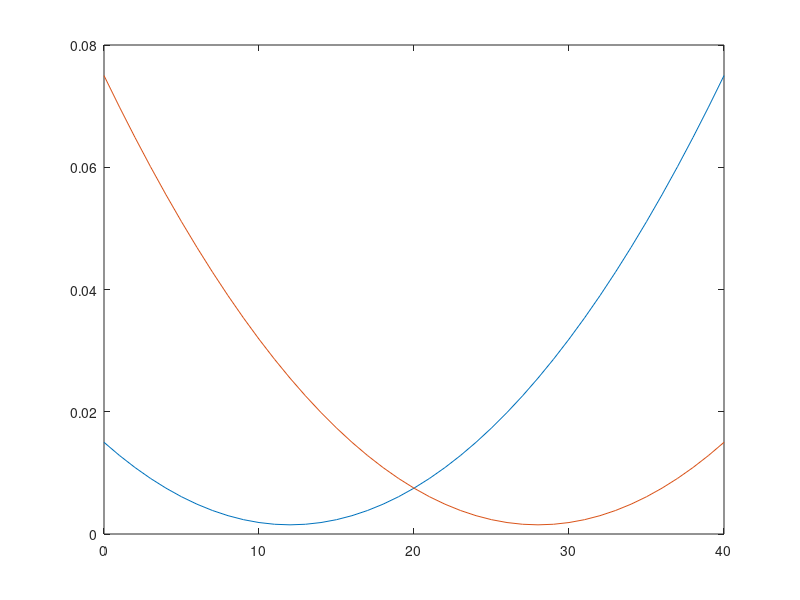
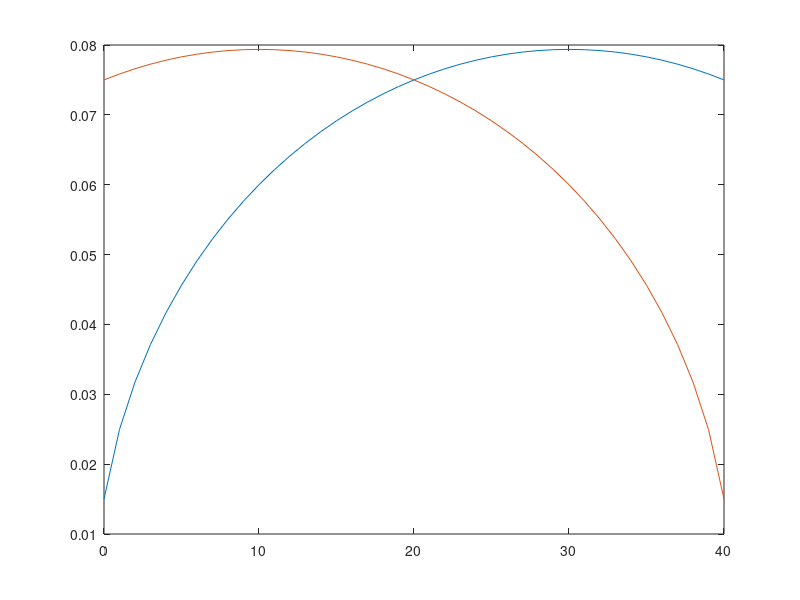

Reproduce these figures in MATLAB, in order.
clear all;
path = '/Users/peterkonik/JOB/git_repos/LIRA_transformer'



%fixed parameters
w1=0.015;
w2=0.075;
h1=w2;
h2=w1;
L=40;
lin = 0.1;
l = 25;

%parameters to scan
x0=30;
l0=12;

%scan step l

a_sqr = (w2^2*x0^2 - (L-x0)^2*w1^2)/(w2^2-w1^2);
b_sqr = w1^2*a_sqr/(a_sqr - x0^2);
a_sqr_h = (h2^2*(L-x0)^2 - x0^2*h1^2)/(h2^2-h1^2);
b_sqr_h = h1^2*a_sqr_h/(a_sqr_h - (L-x0)^2);

omega = (w2-w1)/(L^2-2*l0*L)*l^2 + 2*(w1-w2)/(L^2-2*l0*L)*l0*l + w1;
eta = (h2-h1)/(L^2-2*(L-l0)*L)*l^2 + 2*(h1-h2)/(L^2-2*(L-l0)*L)*(L-l0)*l + h1;

w = sqrt(b_sqr/a_sqr*(a_sqr - (l-x0)^2));
h = sqrt(b_sqr_h/a_sqr_h*(a_sqr_h - (l+x0-L)^2));
% 
% 0 (-w; eta)
% 1 (-omega; h)
% 2 (omega; h)
% 3 (w; eta)
% 4 (w; -eta)
% 5 (omega; -h)
% 6 (-omega; -h)
% 7 (-w; -eta)
% 
% x1=[-w eta lin;...
% -omega h lin;...
% omega h lin;...
% w eta lin;...
% w -eta lin;...
% omega -h lin;...
% -omega -h lin;...
% -w -eta lin;...
% -w eta l;...
% -omega h l;...
% omega h l;...
% w eta l;...
% w -eta l;...
% omega -h l;...
% -omega -h l;...
% -w -eta l];
% x2=[4 0 1 9 8;...
% 4 1 2 10 9;...
% 4 2 3 11 10;...
% 4 3 4 12 11;...
% 4 4 5 13 12;...
% 4 5 6 14 13;...
% 4 6 7 15 14;...
% 4 7 0 8 15];
% 
% vert = x1;
% faces = [triangulateFaces(x2(:,2:5))]+1;
% 
% stlwrite('oct.stl',faces,vert)
% mesh_transf_comsol(path);
% stl_to_off_oct_fp('oct_comsol.stl',path);


for i=1:1:41
    ll(i)=i-1;
    omega(i) = (w2-w1)/(L^2-2*l0*L)*ll(i)^2 + 2*(w1-w2)/(L^2-2*l0*L)*l0*ll(i) + w1;
    eta(i) = (h2-h1)/(L^2-2*(L-l0)*L)*ll(i)^2 + 2*(h1-h2)/(L^2-2*(L-l0)*L)*(L-l0)*ll(i) + h1;
    w(i) = sqrt(b_sqr/a_sqr*(a_sqr - (ll(i)-x0)^2));
    h(i) = sqrt(b_sqr_h/a_sqr_h*(a_sqr_h - (ll(i)+x0-L)^2));
end

plot(ll,omega, ll, eta);
figure;
plot(ll,w,ll,h)

for j=1:1:81
for i=1:1:41
    ll(i)=i-1;
    x0(j)=j-41;
    a_sqr = (w2^2*x0(j)^2 - (L-x0(j))^2*w1^2)/(w2^2-w1^2);
    b_sqr = w1^2*a_sqr/(a_sqr - x0(j).^2);
    w10(i,j) = sqrt(b_sqr/a_sqr.*(a_sqr - (ll(i)-x0(j)).^2));
    h10(i,j) = sqrt(b_sqr_h/a_sqr_h.*(a_sqr_h - (ll(i)+x0(j)-L).^2));
end
end
